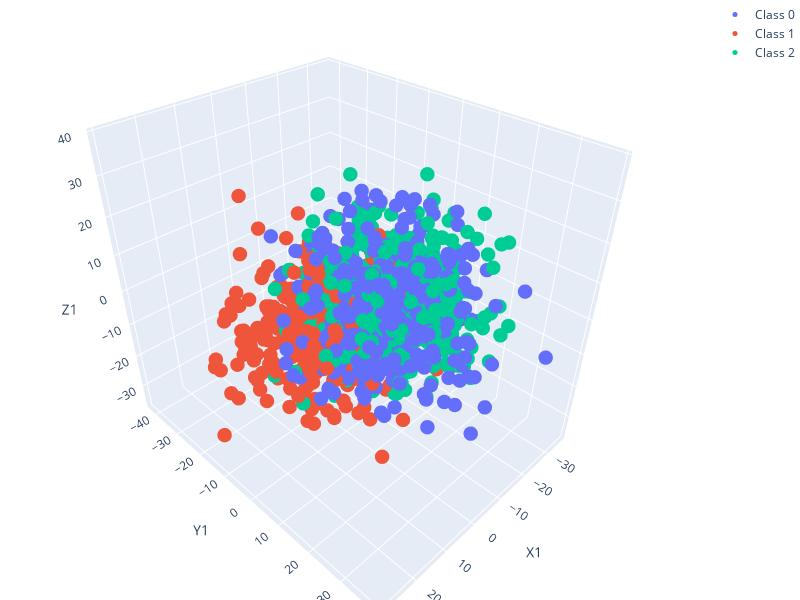

Notebook code cell kept with this figure:
### Code cell
import torch
import numpy as np
# import matplotlib.pyplot as plt

# from datasets import get_dataset
from basics import train, get_data, accuracy
from extensions import ExtendedData
# from torch_geometric.datasets import StochasticBlockModelDataset
# from synthetic_data import SBM
from nett import sample_dcsbm
# import torch_geometric.utils 
from np_gnn.models import NPGNN
from torch_geometric.data import Data
from sklearn.datasets import make_blobs
# from optimize import evaluate_model, evaluate_params

# import platform
# platform.system()
device = torch.device('cuda' if torch.cuda.is_available() else 'cpu')

n = 1200
# Create a symmetric tensor with p on the diagonal and q off diagonal

p = 0.07
q = 0.01
K = 3

# Create a tensor filled with q
B = torch.full((K, K), q)
# Fill the diagonal with p
for i in range(K):
    B[i, i] = p

B = B * 0.2
# data = StochasticBlockModelDataset('data/SBM', [n//3, n//3, n//3], B, num_channels=3, class_sep=.1)[0]
# data = SBM('data/SBM', [n//3, n//3, n//3], B, num_channels=3, class_sep=2)[0]

X, y = make_blobs(
    n_samples=n,
    n_features=K,
    centers=K,
    cluster_std=10,
    random_state=42
)

data = Data(edge_index = sample_dcsbm(y, B), x = torch.tensor(X).float(), y = torch.tensor(y).long())

# data = get_data('squirrel')

data = ExtendedData.from_dict(data.to_dict())
data.create_masks('balanced')
# data.to('cpu')

# Print mean degree
print(torch.mean(data.get_degrees()))
print(B)
data.plot_features_3d(use_svd=True)

### Figure 1 — Plotly figure (JSON) as saved in the notebook; plotly's stock layout.template omitted (floating-point values rounded to 4 significant figures; data arrays with more than 128 entries replaced by an {"elided": "..."} marker saying what was removed)
{"data": [{"marker": {"size": 5}, "mode": "markers", "name": "Class 0", "type": "scatter3d", "x": {"elided": "400 float values"}, "y": {"elided": "400 float values"}, "z": {"elided": "400 float values"}}, {"marker": {"size": 5}, "mode": "markers", "name": "Class 1", "type": "scatter3d", "x": {"elided": "400 float values"}, "y": {"elided": "400 float values"}, "z": {"elided": "400 float values"}}, {"marker": {"size": 5}, "mode": "markers", "name": "Class 2", "type": "scatter3d", "x": {"elided": "400 float values"}, "y": {"elided": "400 float values"}, "z": {"elided": "400 float values"}}], "layout": {"height": 600, "margin": {"b": 0, "l": 0, "r": 0, "t": 0}, "scene": {"xaxis": {"title": {"text": "X1"}}, "yaxis": {"title": {"text": "Y1"}}, "zaxis": {"title": {"text": "Z1"}}}, "width": 800}}
